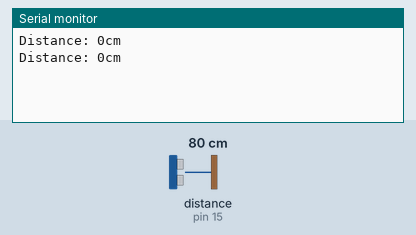
Bench run of a sketch on a simulated Arduino Uno, built with avr-gcc and run on an emulated ATmega328P. Parts: the last lines printed to the serial monitor. The inputs (shaded band) are chosen by the test bench; at power-on: distance to the obstacle (sensor on pin 15) 80 cm. The echo pulse lasts 58.3 µs per cm.

Above: at 1.8 s.
1.9 s: distance to the obstacle (sensor on pin 15) set to 2 cm
At 2.8 s:
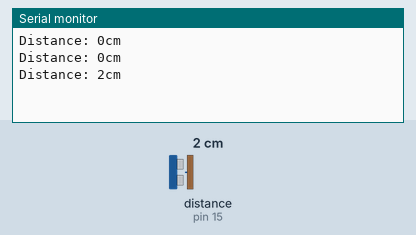
3.4 s: distance to the obstacle (sensor on pin 15) set to 4 cm
At 4.6 s:
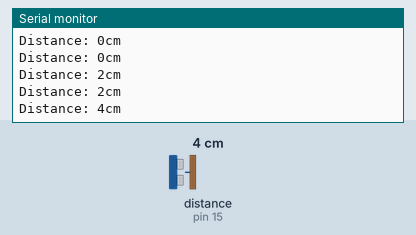
Timing chart, 0 to 6.4 s (numbered marks = the images above; inputs shaded):
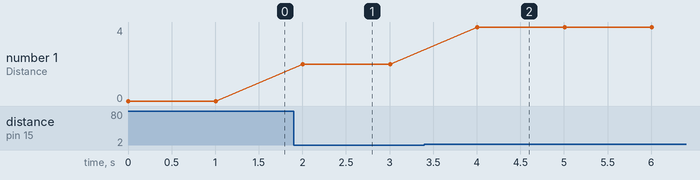

Measured:
- after the input at 1.9 s, the serial monitor: prints a new line after 0.10 s (image 1)
- after the input at 3.4 s, the serial monitor: prints a new line after 0.61 s (image 2)
- plotted number 1: 0 → 2 after the input at 1.9 s, 2 → 4 after the input at 3.4 s

The sketch:

led.ino
```cpp
#include <NewPing.h>

#include <NewPing.h>

#define TRIGGER_PIN  14
#define ECHO_PIN     15
#define MAX_DISTANCE 20

NewPing DistanceSensor(TRIGGER_PIN, ECHO_PIN, MAX_DISTANCE);

void setup()
{
    Serial.begin(9600);
}

void loop()
{
    unsigned int cm = DistanceSensor.ping_cm();
    Serial.print("Distance: ");
    Serial.print(cm);
    Serial.println("cm");
    delay(1000);
}
```
